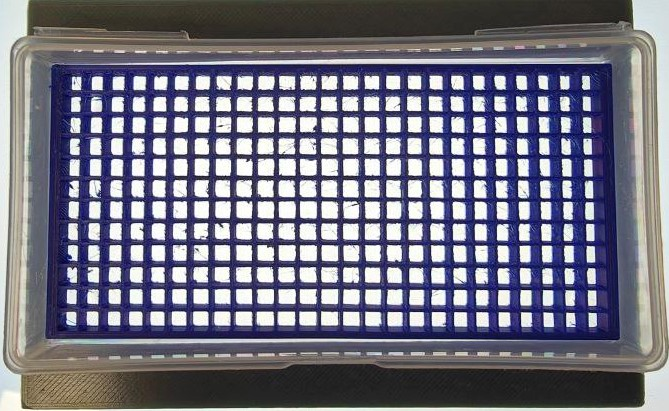
#> input picture Image Processing and Segmentation/Pic_2.jpg, 669 x 411 px, found by its file name
$ python Image_Processing_Segmentation.py
#> lines starting #> are read from the running program, lines starting #| are printed output that depends on the picture; after the words box and inside, x2 and y2 are one past the last pixel; in counts of white or black regions, pixels touching at a corner belong together
import cv2
import numpy as np
from skimage.feature import peak_local_max
from skimage.segmentation import watershed

# Read image and convert to grayscale
img = cv2.imread("C:/Users/Tan Ching Hai/Desktop/NTU Studies/NTU FYP/ML_Bacteria_Enumeration/ML_for _custom_grid/Pic_2.jpg")
#> img is the input picture: shape (411, 669, 3); mean B, G, R 130.2, 115.1, 115.6
#img = cv2.imread("C:/Users/Tan Ching Hai/Desktop/NTU Studies/NTU FYP/ML_Bacteria_Enumeration/ML_for _custom_grid/Left_pic.jpg")


gray = cv2.cvtColor(img, cv2.COLOR_BGR2GRAY)
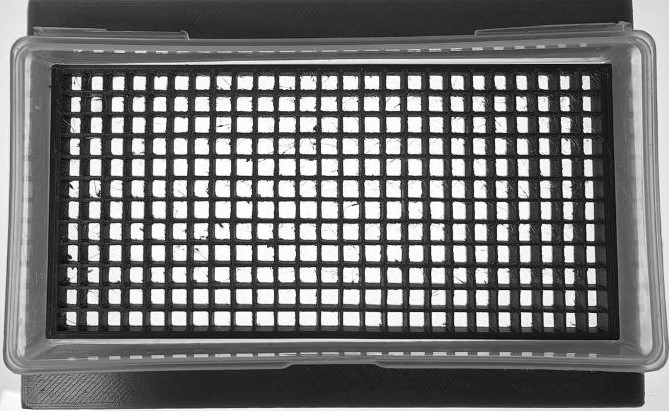
#> gray: shape (411, 669); min 1, max 255, mean 117

# Threshold image
thresh = cv2.threshold(gray, 127, 255, cv2.THRESH_BINARY)[1]
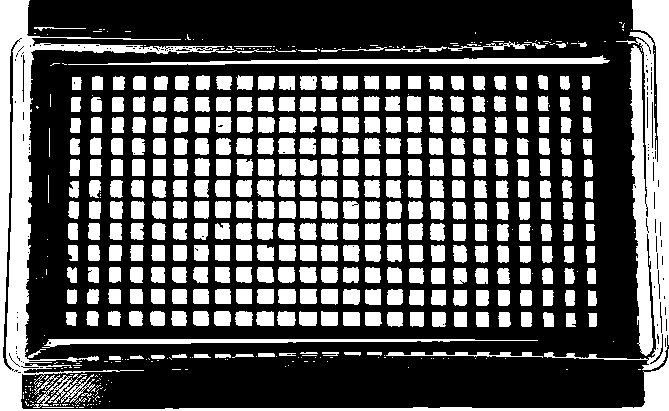
#> thresh: shape (411, 669); 35.1% white; 552 white regions (214 under 20 px)

# Find contours of objects in binary image
contours, hierarchy = cv2.findContours(thresh, cv2.RETR_EXTERNAL, cv2.CHAIN_APPROX_SIMPLE)
#> contours = 552 contours, 228 with area under 20; largest, box (x1, y1, x2, y2) and area: (0, 0, 669, 411) 14834, (544, 0, 669, 370) 10756, (68, 55, 610, 65) 1757, (42, 339, 538, 348) 1240, (30, 374, 87, 408) 326

# Filter contours to only keep smaller squares
min_area = 80 # 300 for Left_pic
max_area = 300 # 5000 for Left_pic
max_aspect_ratio = 1.3 # -> 2.5 for Left_pic
grids = []
coords = []
for cnt in contours:
    area = cv2.contourArea(cnt)
    if area > min_area and area < max_area:
        x, y, w, h = cv2.boundingRect(cnt)
        aspect_ratio = float(w)/h
        if aspect_ratio <= max_aspect_ratio:
            grids.append(cnt)
#> this loop made 552 passes
#> (area, x, y, w, h, aspect_ratio) on passes 65, 68, 136, 146, 147, 148, 149, 150, 151, 152, 153, 154: (90, 34, 375, 26, 20, 1.3), (207.5, 61, 374, 34, 29, 1.17), (283, 386, 352, 157, 6, 26.17), (91, 588, 313, 9, 14, 0.643), (103, 566, 313, 10, 14, 0.714), (124, 543, 312, 11, 15, 0.733), (137.5, 521, 312, 11, 15, 0.733), (144, 498, 312, 13, 15, 0.867), (165, 476, 312, 13, 15, 0.867), (167.5, 454, 312, 13, 15, 0.867), (177.5, 432, 312, 14, 15, 0.933), (174, 410, 312, 14, 15, 0.933)
#> (area, x, y, w, h) on pass 182: (218.5, 343, 289, 17, 16)
#> after the loop, grids = 302 contours; largest, box (x1, y1, x2, y2) and area: (300, 201, 317, 219) 262, (321, 201, 338, 219) 254, (279, 201, 296, 219) 252, (279, 159, 296, 176) 248, (257, 201, 275, 219) 245


# Draw bounding rectangles around smaller squares
for cnt in grids:
    x, y, w, h = cv2.boundingRect(cnt)
    cv2.rectangle(img, (x, y), (x+w, y+h), (0, 255, 0), 2)
    coords.append((x,y, x+w,y+h))
#> this loop made 302 passes
#> (x, y, w, h) on passes 1 to 3: (34, 375, 26, 20), (61, 374, 34, 29), (588, 313, 9, 14)
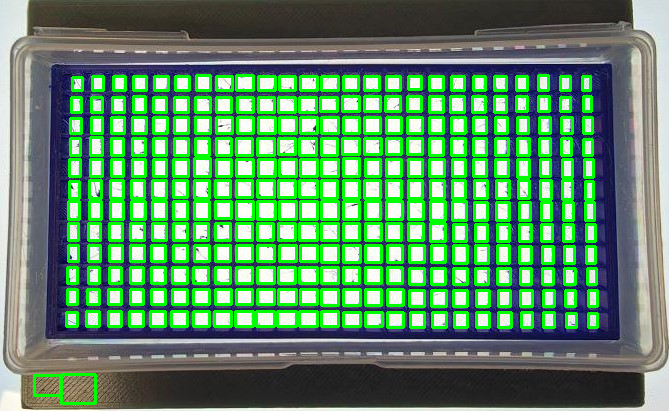
#> img: shape (411, 669, 3); 19.52% of pixels changed, all inside (x1, y1, x2, y2) = (33, 74, 599, 405)
#> after the loop, coords = 302 items, first 6: (34, 375, 60, 395), (61, 374, 95, 403), (588, 313, 597, 327), (566, 313, 576, 327), (543, 312, 554, 327), (521, 312, 532, 327)

# Display result
# cv2.imshow('Result', img)
print(coords)
#> (printed output is left out)
print(f"No. of grids: {len(coords)}")


'''Count the no. of bacterial colonies in each grid'''
# Count the number of colonies in each grid
for i, grid in enumerate(grids):
    x1, y1, x2, y2 = coords[i]
    grid_img = gray[y:y+h, x:x+w]
    # Threshold grid image
    grid_thresh = cv2.threshold(grid_img, 0, 255, cv2.THRESH_BINARY_INV+cv2.THRESH_OTSU)[1]
    # Apply distance transform to get markers for watershed algorithm
    distance = cv2.distanceTransform(grid_thresh, cv2.DIST_L2, 3)
    local_maxi = peak_local_max(distance, min_distance=3, exclude_border=True)
    markers = np.zeros(distance.shape, dtype=np.uint)
    markers[local_maxi[:, 0], local_maxi[:, 1]] = 255
    markers[np.logical_not(grid_thresh)] = 0
    # Apply watershed algorithm
    labels = watershed(-distance, markers, mask=grid_thresh)

    # Count bacterial colonies in grid
    colony_count = len(np.unique(labels)) - 1

    # Find center of the grid
    center_x = int((x1+x2)/2)
    center_y = int((y1+y2)/2)

    # Draw colony count on original image
    cv2.putText(img, str(colony_count), (center_x, center_y), cv2.FONT_HERSHEY_SIMPLEX, .5, (0, 0, 255), 2)
#> this loop made 302 passes
#> (x1, y1, x2, y2, center_x, center_y) on passes 1 to 3: (34, 375, 60, 395, 47, 385), (61, 374, 95, 403, 78, 388), (588, 313, 597, 327, 592, 320)
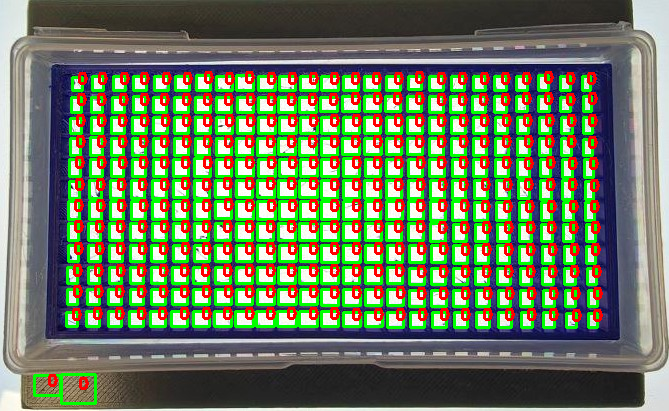
#> img: shape (411, 669, 3); 9.67% of pixels changed, all inside (x1, y1, x2, y2) = (48, 71, 603, 390)
    # cv2.imwrite('f: crop_{i}.jpg',grid_img)

cv2.imshow('Num',img)

'''# Save cropped image if there are bacteria colonies
if num_colonies > 0:
    cv2.imwrite(f'crop_{i}.jpg', crop)'''


cv2.waitKey(0)
cv2.destroyAllWindows()

$ run again, with Image Processing and Segmentation/Left_pic.jpg copied over Image Processing and Segmentation/Pic_2.jpg
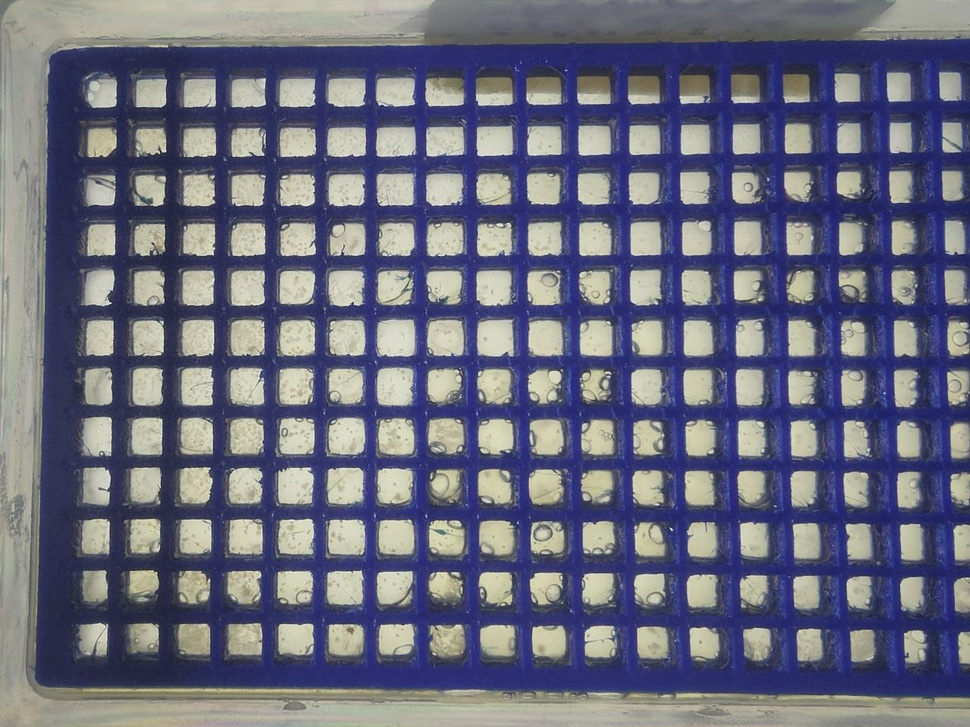
#> input picture Image Processing and Segmentation/Left_pic.jpg, 970 x 727 px, shrunk from 1280 x 960 before the run, found by its file name
#> img is the input picture: shape (727, 970, 3); mean B, G, R 126.2, 107.8, 106.3
#> `gray = cv2.cvtColor(img, cv2.COLOR_BGR2GRAY)`:
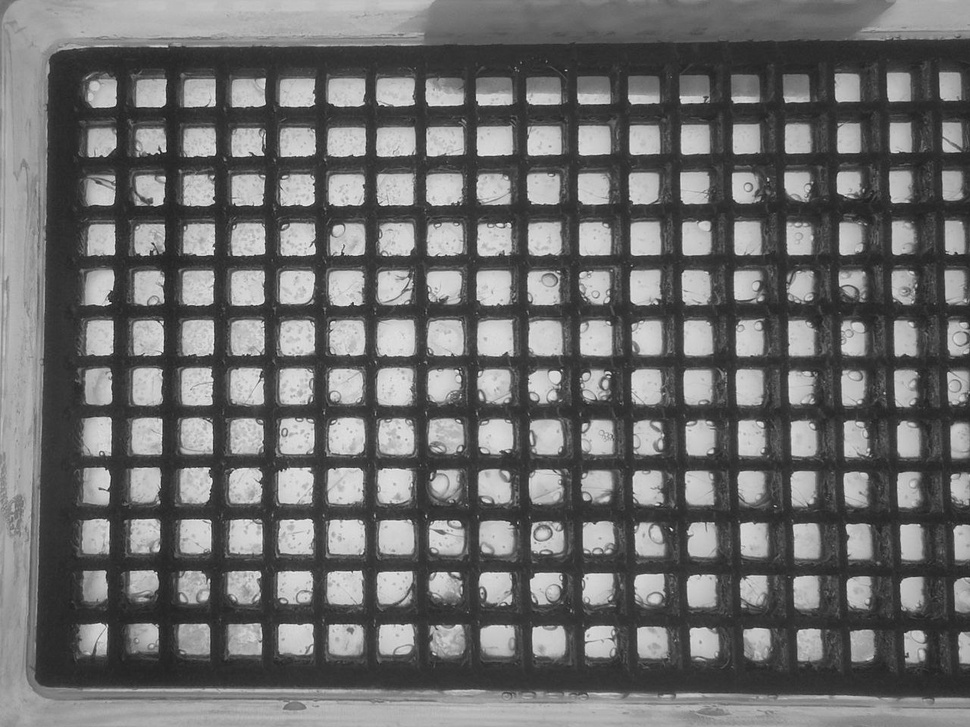
#> gray: shape (727, 970); min 17, max 252, mean 109.4
#> `thresh = cv2.threshold(gray, 127, 255, cv2.THRESH_BINARY)[1]`:
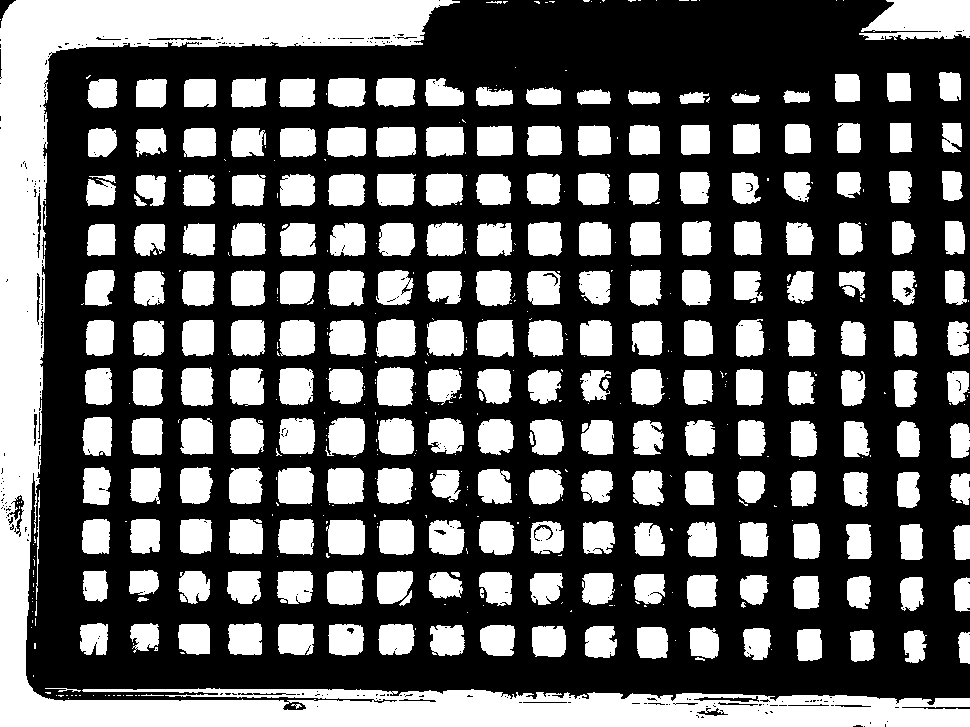
#> thresh: shape (727, 970); 38.6% white; 512 white regions (272 under 20 px)
#> contours = 506 contours, 277 with area under 20; largest, box (x1, y1, x2, y2) and area: (0, 0, 970, 727) 73893, (859, 0, 970, 40) 3249, (376, 319, 416, 357) 1288, (377, 367, 414, 406) 1238, (477, 320, 514, 357) 1190
#> the loop `for cnt in contours:` made 506 passes
#> (area, x, y, w, h, aspect_ratio) on passes 28, 459, 461, 462: (294, 958, 632, 12, 32, 0.375), (179.5, 731, 93, 29, 10, 2.9), (208, 679, 92, 30, 12, 2.5), (225, 783, 90, 27, 13, 2.08)
#> after the loop `for cnt in contours:`: grids = 1 contour; box (x1, y1, x2, y2) and area: (958, 632, 970, 664) 294
#> the loop `for cnt in grids:` made 1 pass
#> (x, y, w, h) on pass 1: (958, 632, 12, 32)
#> after the loop `for cnt in grids:`: coords = [(958, 632, 970, 664)]
#| [(958, 632, 970, 664)]
#| No. of grids: 1
#> the loop `for i, grid in enumerate(grids):` made 1 pass
#> (x1, y1, x2, y2, colony_count, center_x, center_y) on pass 1: (958, 632, 970, 664, 0, 964, 648)
